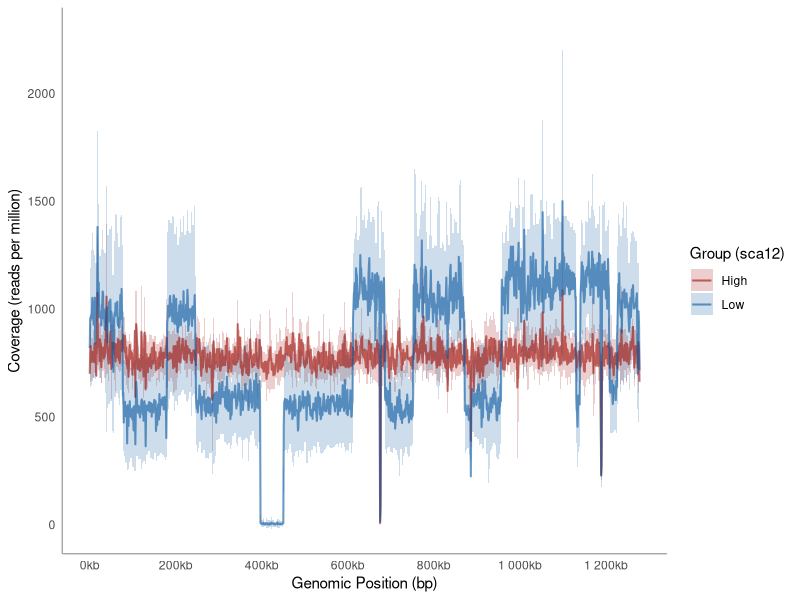
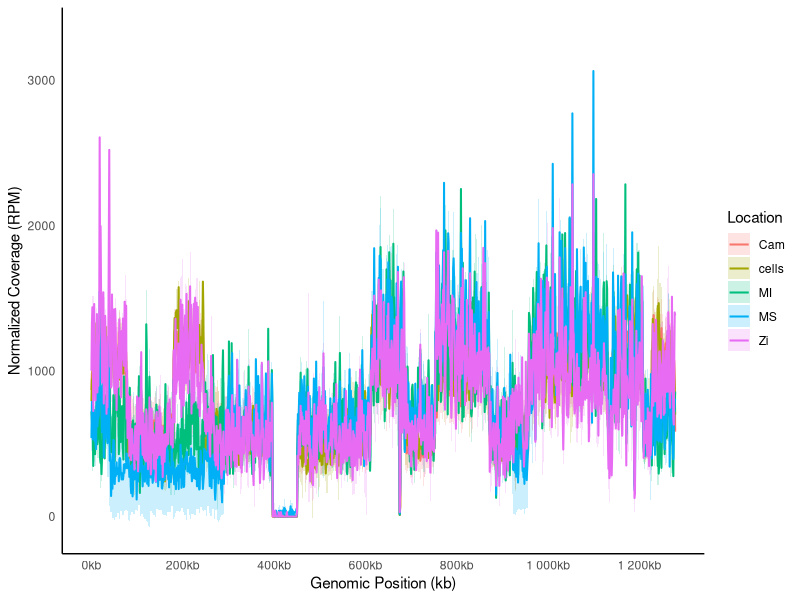
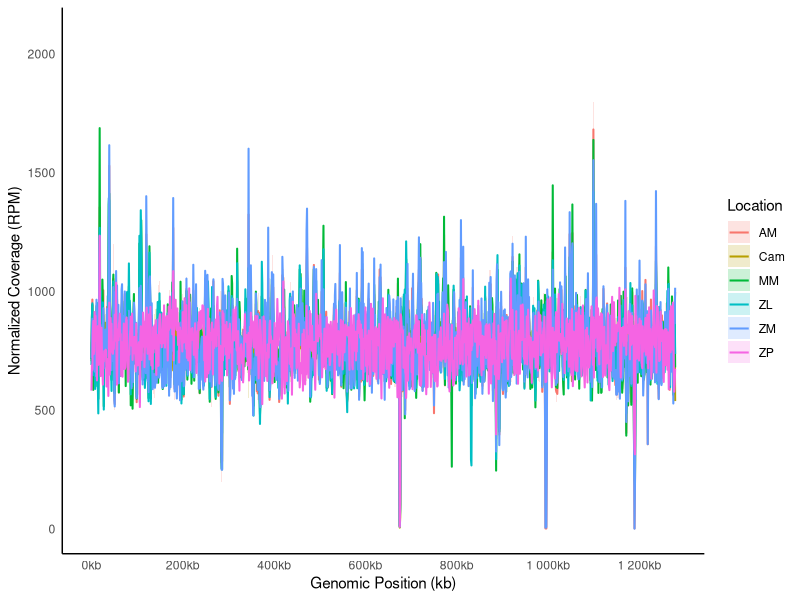
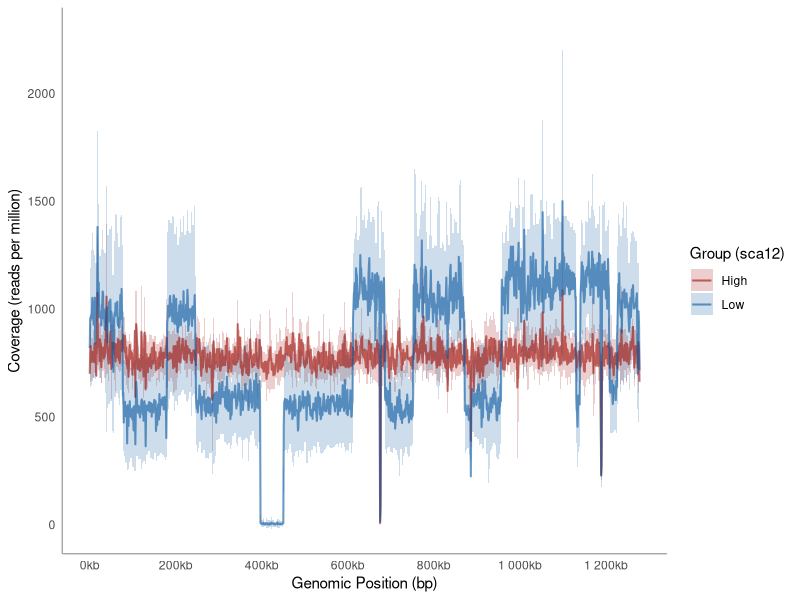

Recreate these plots in R, in order.
## ---- chunk 1
library(tidyverse)
library(readxl)

# Load the coverage matrix and the metadata
coverage_df <- read_excel("r_africae_1kb_coverage.xlsx")
meta_df <- read_excel("meta.xlsx")

# Pivot coverage to "long" format so we can join by sample ID
df_long <- coverage_df %>%
  pivot_longer(cols = -c(chrom, start, end), 
               names_to = "IID", 
               values_to = "raw_coverage")

# Join with metadata to get the 'Sca12' column (High/Low)
df_combined <- df_long %>%
  left_join(meta_df %>% select(IID, Sca12), by = "IID") %>%
  filter(!is.na(Sca12)) # Remove samples not in metadata
## ---- chunk 2
# 1. Normalize within each sample by Reads Per Million mapped to the chromosome
df_norm <- df_combined %>%
  group_by(IID) %>%
  mutate(norm_cov = (raw_coverage / sum(raw_coverage)) * 1e6) %>%
  ungroup()

# 2. Calculate Mean and Error (SD) per genomic window per group
plot_data <- df_norm %>%
  group_by(start, Sca12) %>%
  summarise(
    mean_val = mean(norm_cov),
    sd_val = sd(norm_cov),
    .groups = "drop"
  )
## ---- chunk 3
coverage_plot_all <- ggplot(plot_data, aes(x = start, y = mean_val, color = Sca12, fill = Sca12)) +
  # Shaded area for Standard Deviation
  geom_ribbon(aes(ymin = mean_val - sd_val, ymax = mean_val + sd_val), 
              alpha = 0.2, color = NA) +
  # Mean line
  geom_line(size = 0.7) +
  scale_color_manual(values = c("High" = "#9e0e0599", "Low" = "#05579e99")) +
  scale_fill_manual(values = c("High" = "#9e0e0599", "Low" = "#05579e99")) +
  theme_minimal() +
  # REMOVE GRID LINES
  theme(
    panel.grid.major = element_blank(), # Removes major grid lines
    panel.grid.minor = element_blank(), # Removes minor grid lines
    axis.line = element_line(color = "darkgrey") # Optional: adds clear x/y axes
  ) +
  scale_x_continuous(
    breaks = seq(0, max(plot_data$start), by = 200000), # Ticks every 200kb
    labels = scales::label_number(scale = 1e-3, suffix = "kb") 
    ) +
      
  labs(
    x = "Genomic Position (bp)",
    y = "Coverage (reads per million)",
    color = "Group (sca12)",
    fill = "Group (sca12)"
  ) 

coverage_plot_all 
## ---- chunk 4
library(svglite)
ggsave("r_africae_coverage_all.svg", coverage_plot_all, device = "svg", width = 8, height = 4)
## ---- chunk 5
# 1. Simple count of samples in each group
sample_counts <- df_combined %>%
  group_by(Sca12) %>%
  summarise(number_of_samples = n_distinct(IID))

# 2. Print the result
print(sample_counts)
## ---- chunk 6
# 1. Filter for Low group and ensure Location is present
low_group_summary <- df_norm %>%
  filter(Sca12 == "Low") %>%
  left_join(meta_df %>% select(IID, Location), by = "IID") %>%
  # 2. Group by Location and genomic window
  group_by(start, Location) %>%
  summarise(
    mean_val = mean(norm_cov),
    sd_val = sd(norm_cov),
    .groups = "drop"
  )

# 3. Plot Mean + SD Ribbon for each Location
ggplot(low_group_summary, aes(x = start, y = mean_val, color = Location, fill = Location)) +
  # Shaded area for variation within each location
  geom_ribbon(aes(ymin = mean_val - sd_val, ymax = mean_val + sd_val), 
              alpha = 0.2, color = NA) +
  # Mean line for each location
  geom_line(linewidth = 0.7) +
  theme_minimal() +
  theme(
    panel.grid.major = element_blank(), 
    panel.grid.minor = element_blank(),
    axis.line = element_line(color = "black")
  ) +
  labs(
    x = "Genomic Position (kb)",
    y = "Normalized Coverage (RPM)",
    color = "Location",
    fill = "Location"
  ) +
  scale_x_continuous(
    breaks = seq(0, max(low_group_summary$start), by = 200000), 
    labels = scales::label_number(scale = 1e-3, suffix = "kb")
  )
## ---- chunk 7
# 1. Filter for High group and ensure Location is present
high_group_summary <- df_norm %>%
  filter(Sca12 == "High") %>%
  left_join(meta_df %>% select(IID, Location), by = "IID") %>%
  # 2. Group by Location and genomic window
  group_by(start, Location) %>%
  summarise(
    mean_val = mean(norm_cov),
    sd_val = sd(norm_cov),
    .groups = "drop"
  )

# 3. Plot Mean + SD Ribbon for each Location (High Group Only)
ggplot(high_group_summary, aes(x = start, y = mean_val, color = Location, fill = Location)) +
  # Shaded area for variation within each location
  geom_ribbon(aes(ymin = mean_val - sd_val, ymax = mean_val + sd_val), 
              alpha = 0.2, color = NA) +
  # Mean line for each location
  geom_line(linewidth = 0.7) +
  theme_minimal() +
  theme(
    panel.grid.major = element_blank(), 
    panel.grid.minor = element_blank(),
    axis.line = element_line(color = "black")
  ) +
  labs(
    x = "Genomic Position (kb)",
    y = "Normalized Coverage (RPM)",
    color = "Location",
    fill = "Location"
  ) +
  scale_x_continuous(
    breaks = seq(0, max(high_group_summary$start), by = 200000), 
    labels = scales::label_number(scale = 1e-3, suffix = "kb")
  )
